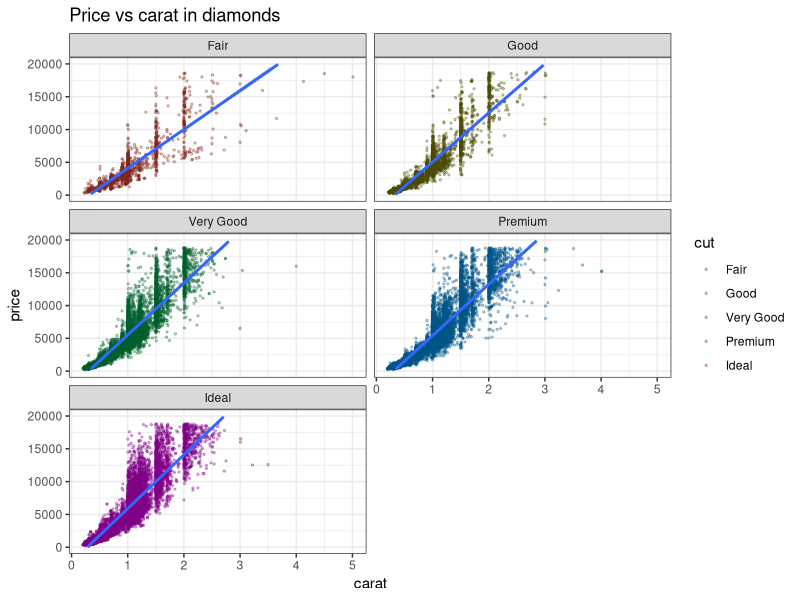

Here is the R script that generated this plot:
#Q2 Rewrite the code
library(ggplot2)

ggplot(data = diamonds, aes(x = carat, y = price, group = cut)) +
  
  geom_point(stat = "identity", aes(colour = cut), size = 0.5, alpha = 0.3) + #stat = "identity"参数指定要应用于数据的统计转换。当stat设置为“identity”时，数据集中的每一行都直接对应于散点图上的一个点
  facet_wrap(~cut, ncol = 2) + #创建一个分面图，其中数据根据“cut”变量的级别划分为子集，每个子集分别绘制
  scale_color_hue(l = 30, c = 70) + #l:颜色明度 c:颜色色度
  scale_y_continuous(limits = c(0, 20000)) + #y轴极限
  geom_smooth(method = "lm") + #用"lm"(线性模型)方法在绘图中添加一条线性回归线
  labs(title = "Price vs carat in diamonds") + 
  theme_bw() + #这将一个简单的黑白主题应用到情节中
  #theme() + #这是附加主题修改的占位符，可以在这里进一步自定义情节的外观
  guides(color = #指定应该修改颜色的图例
  guide_legend(override.aes = list()))
  



